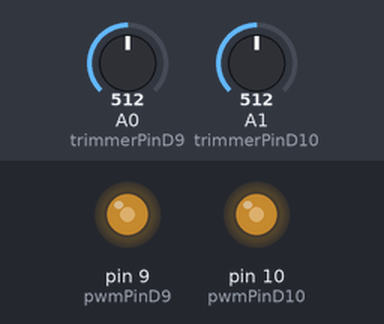
Recording of a sketch running on a simulated Arduino Uno, built with avr-gcc and run on an emulated ATmega328P. On the bench: output pins drawn as LEDs (lit = HIGH). Inputs (shaded band) come from the test bench; at power-on: A0 (trimmerPinD9) = 512, A1 (trimmerPinD10) = 512.

Above: at 1.2 s.
1.3 s: A0 (trimmerPinD9) set to 716
At 1.7 s:
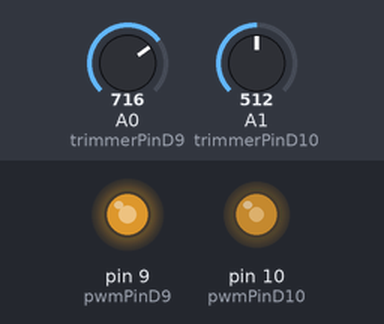
2.8 s: A1 (trimmerPinD10) set to 716
At 4.0 s:
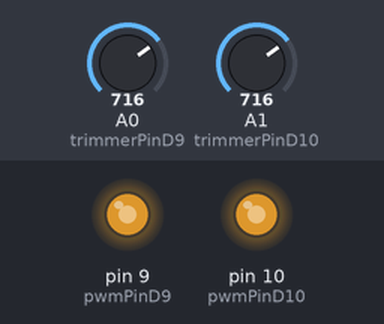
4.3 s: A0 (trimmerPinD9) set to 900
At 5.2 s:
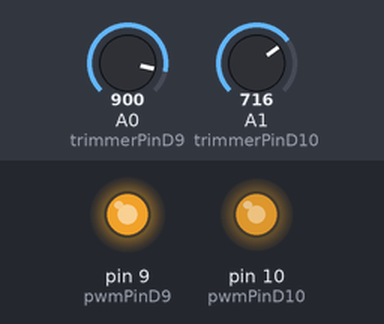
5.8 s: A1 (trimmerPinD10) set to 900
At 6.4 s:
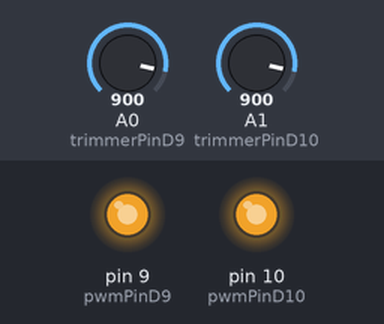
7.3 s: A0 (trimmerPinD9) set to 511
At 8.5 s:
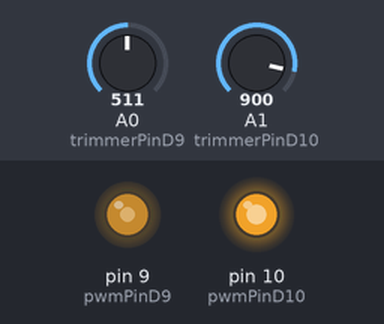
8.8 s: A1 (trimmerPinD10) set to 122
At 9.8 s:
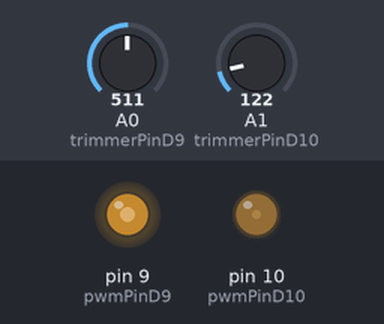
Timing chart, 0 to 11.3 s (numbered marks = the images above; inputs shaded):
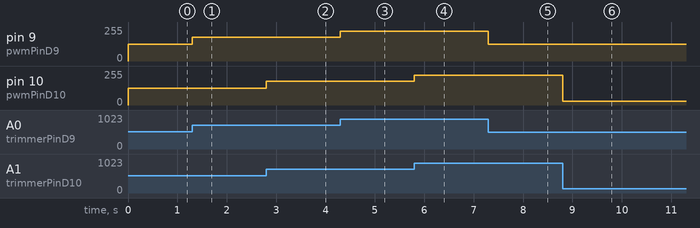

The sketch:

Labo1_2_PWM_on_scoop.ino
```cpp
const int trimmerPinD9 = A0; // Trimmeer op A0 voor D9
const int trimmerPinD10 = A1; // Trimmeer op A1 voor D10
const int pwmPinD9 = 9; // PWM-uitgang D9
const int pwmPinD10 = 10; // PWM-uitgang D10

void setup() {
  pinMode(pwmPinD9, OUTPUT);
  pinMode(pwmPinD10, OUTPUT);
}

void loop() {
  // Lees de analoge waarden van de trimmers (0-1023) en converteer naar een duty cycle (0-255).
  int dutyCycleD9 = map(analogRead(trimmerPinD9), 0, 1023, 0, 255);
  int dutyCycleD10 = map(analogRead(trimmerPinD10), 0, 1023, 0, 255);

  // Stel de duty cycles in voor D9 en D10.
  analogWrite(pwmPinD9, dutyCycleD9);
  analogWrite(pwmPinD10, dutyCycleD10);

  // Voeg hier code toe om de frequentie te meten en weer te geven op de seriële monitor.
}
```

Measured:
- after the input at 1.3 s, pin 9 (pwmPinD9): 127/255 → 178/255 at once
- after the input at 2.8 s, pin 10 (pwmPinD10): 127/255 → 178/255 at once
- after the input at 4.3 s, pin 9 (pwmPinD9): 178/255 → 224/255 at once
- after the input at 5.8 s, pin 10 (pwmPinD10): 178/255 → 224/255 at once
- after the input at 7.3 s, pin 9 (pwmPinD9): 224/255 → 127/255 at once
- after the input at 8.8 s, pin 10 (pwmPinD10): 224/255 → 30/255 at once
